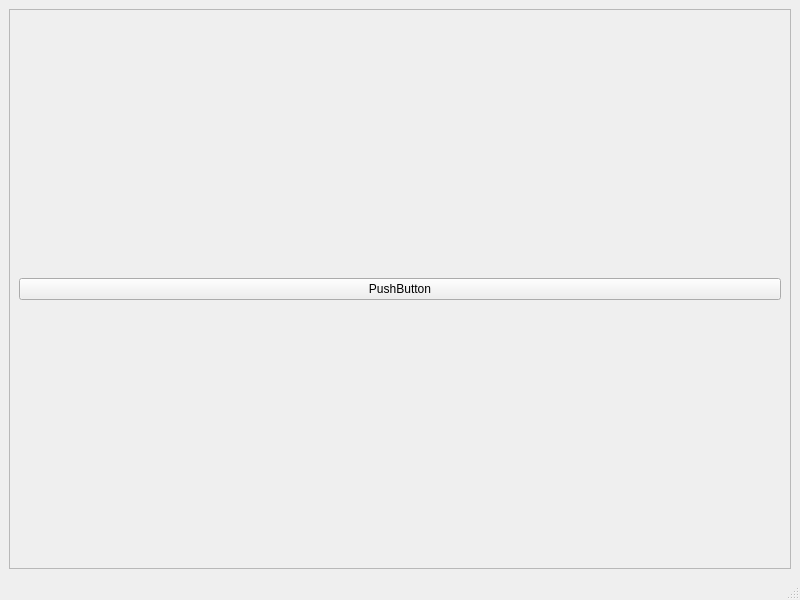
<?xml version="1.0" encoding="UTF-8"?>
<ui version="4.0">
 <class>MainWindow</class>
 <widget class="QMainWindow" name="MainWindow">
  <property name="geometry">
   <rect>
    <x>0</x>
    <y>0</y>
    <width>800</width>
    <height>600</height>
   </rect>
  </property>
  <property name="windowTitle">
   <string>MainWindow</string>
  </property>
  <widget class="QWidget" name="centralwidget">
   <layout class="QGridLayout" name="gridLayout">
    <item row="0" column="0">
     <widget class="QScrollArea" name="scrollArea">
      <property name="widgetResizable">
       <bool>true</bool>
      </property>
      <widget class="QWidget" name="scrollAreaWidgetContents">
       <property name="geometry">
        <rect>
         <x>0</x>
         <y>0</y>
         <width>780</width>
         <height>526</height>
        </rect>
       </property>
       <layout class="QVBoxLayout" name="verticalLayout">
        <item>
         <widget class="QPushButton" name="pushButton">
          <property name="text">
           <string>PushButton</string>
          </property>
         </widget>
        </item>
       </layout>
      </widget>
     </widget>
    </item>
   </layout>
  </widget>
  <widget class="QMenuBar" name="menubar">
   <property name="geometry">
    <rect>
     <x>0</x>
     <y>0</y>
     <width>800</width>
     <height>27</height>
    </rect>
   </property>
  </widget>
  <widget class="QStatusBar" name="statusbar"/>
 </widget>
 <resources/>
 <connections/>
</ui>
